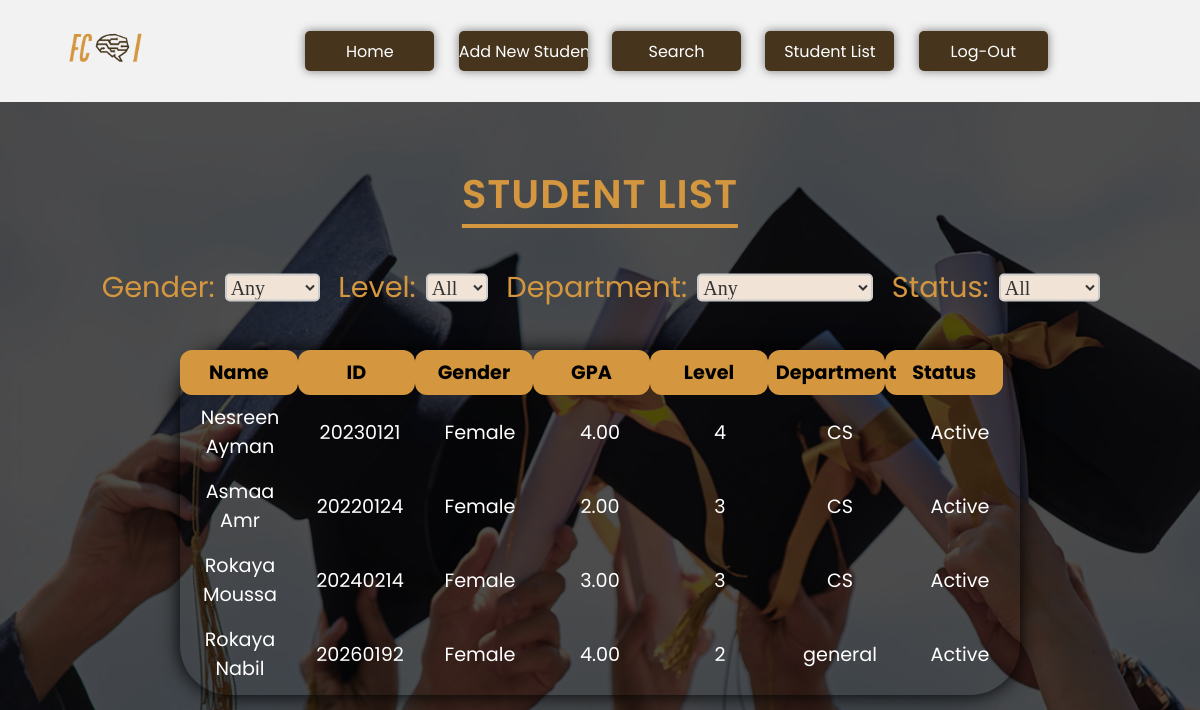
Page /list/ on the committed database.
### Students/models.py (models this page shows, shortened)
class Student(models.Model):
    Gender_Choices=[
        ('Select Gender','Select Gender'),
        ('Male','Male'),
        ('Female','Female')
    ]
    Status_Choices=[
        ('Select Status','Select Status'),
        ('Active','Active'),
        ('Inactive','Inactive')
    ]
    Level_Choices=[
        ('Select Level','Select Level'),
        ('1','1'),
        ('2','2'),
        ('3','3'),
        ('4','4')
    ]
    Dept_Choices=[
        ('Select Dept','Select Dept'),
        ('General','General'),
        ('Computer Science', 'Computer Science'),
        ('Information Systems', 'Information Systems'),
        ('Artificial Intelligence', 'Artificial Intelligence'),
        ('Information Technology', 'Information Technology'),
        ('Data Scince','Data Scince'),
        ('CyberSecurity','CyberSecurity'),
        ('BioInformatics','BioInformatics'),
        ('Decision Support','Decision Support'),
        ('Scientific Computing','Scientific Computing')
    ]
    name = models.CharField(max_length=50)
    student_id = models.CharField(max_length=8, unique=True)
    gpa = models.DecimalField(max_digits=3, decimal_places=2)
    phone_number = models.CharField(max_length=11)
    email = models.EmailField()
    birth_date = models.DateField()
    gender = models.CharField(max_length=13, choices=Gender_Choices)
    level = models.IntegerField(choices=Level_Choices)
    status = models.CharField(max_length=13, choices=Status_Choices)
    department = models.CharField(max_length=23, choices=Dept_Choices)

### Students/views.py (the view)
# urls.py: path('list/', views.ListStudentPage, name='ListStudentPage'),
def ListStudentPage(request):
    students = Student.objects.all()
    if request.GET.get('gender'):
        students = students.filter(gender=request.GET['Gender'])
    if request.GET.get('level'):
        students = students.filter(level=request.GET['level'])
    if request.GET.get('department'):
        students = students.filter(department=request.GET['department'])
    if request.GET.get('status'):
        students = students.filter(status=request.GET['status'])
    context = {'students': students}
    return render(request, 'StudentList.html', context)

### Students/templates/StudentList.html (shortened to what this page needs)
<!DOCTYPE html>
<html lang="en">
<head>
    {% load static %}
    <link rel="stylesheet" type="text/css" href="{% static 'css/StudentList.css' %}">
</head>
<header>
    <div class="nav-container">
        <div class="navbar">
            <div class="logo">
                <a href="{% url 'AfterLogin' %}">
                    <img src="{% static 'img/ourlogo-removebg-preview.png' %}">
                </a>
            </div>
            <div class="menu-icons">
                <div class="button-container">
                    <a href="{% url 'AfterLogin' %}"><input type="button" value="Home"></a>
                    <a href="{% url 'AddStudentPage' %}"><input type="button" value="Add New Student"></a>
                    <a href="{% url 'search' %}"><input type="button" value="Search"></a>
                    <a href="{% url 'ListStudentPage' %}"><input type="button" value="Student List"></a>
                    <a href="{% url 'HomePage' %}"><input type="button" value="Log-Out"></a>
                </div>
            </div>
        </div>
    </div>
</header>
<body>
    <div class="container">
        <caption>
            <h1 id="Header">
                Student List
            </h1>
        </caption>
        <div class="data">
            <form>
                <nav name="tags" class="tags">
                    <label for="Gender" class="labels">Gender:</label>
                    <select id="Gender">
                        <option value="">Any</option>
                    </select>&nbsp;&nbsp;
                    <label for="Level" class="labels">Level:</label>
                    <select id="Level">
                        <option value="">All</option>
                    </select>&nbsp;&nbsp;
                    <label for="Department" class="labels">Department:</label>
                    <select id="Department">
                        <option value="">Any</option>
                    </select>&nbsp;&nbsp;
                    <label for="Status" class="labels">Status:</label>
                    <select id="Status">
                        <option value="">All</option>
                    </select>&nbsp;&nbsp;
            </form>
            <table id="list">
                <br>
                <thead>
                    <tr>
                        <th>Name</th>
                        <th>ID</th>
                        <th>Gender</th>
                        <th>GPA</th>
                        <th>Level</th>
                        <th>Department</th>
                        <th>Status</th>
                    </tr>
                </thead>
                <tbody>
                    {% for student in students %}
                    <tr>
                        <td><a href="{% url 'StudentInfoPage' student_id=student.id %}">{{ student.name }}</a></td>
                        <td>{{ student.student_id }}</td>
                        <td>{{ student.gender }}</td>
                        <td>{{ student.gpa }}</td>
                        <td>{{ student.level }}</td>
                        <td>{{ student.department }}</td>
                        <td>{{ student.status }}</td>
                    </tr>
                    {% endfor %}
                </tbody>
            </table>
        </div>
    </div>
</body>
</html>

### Students/static/css/StudentList.css (style rules this page uses)
* { margin: 0; padding: 0; box-sizing: border-box; font-family: 'Poppins', cursive; }
body { background-image: url("../img/shadedcaps.png"); background-size: cover; top: 0; left: 0; width: 100%; height: 100%; z-index: -1; }
.data { position: relative; top: 0; left: 0; width: auto; }
.container { position: absolute; top: 8%; left: 0; right: 0; bottom: 0; width: 100%; height: 100%; }
table { border-collapse: collapse; width: 100%; }
th, td { padding: 8px; }
tbody { display: block; height: 300px; width: 100%; overflow-y: scroll; }
thead, tr { display: table; width: 100%; table-layout: fixed; }
html, body { height: 100%; overflow: hidden; }
thead { width: calc(100% - 17px); }
#Header { color: rgba(212, 151, 63, 255); font-weight: 600; font-size: 250%; text-transform: uppercase; border-bottom: 4px solid rgba(212, 151, 63, 255); letter-spacing: 1px; text-align: center; position: absolute; top: 10%; left: 50%; transform: translate(-50%, -50%); display: inline-block; }
#list { border-collapse: collapse; margin: 25px 0; font-size: 1.2em; font-family: system-ui, -apple-system, BlinkMacSystemFont, 'Segoe UI', Roboto, Oxygen, Ubuntu, Cantarell, 'Open Sans', 'Helvetica Neue', sans-serif; box-shadow: 0 0 20px rgba(0, 0, 0, 1.00); align-items: center; text-align: center; margin-left: auto; margin-right: auto; border-radius: 50px; position: relative; height: auto; color: white; top: 130px; width: 70%; }
#list th { color: black; background-color: rgba(212, 151, 63, 255); border-radius: 12px; }
#list a { text-decoration: none; color: white; }
#Gender, #Level, #Department, #Status { border: 2px solid #ccc; border-radius: 5px; background-color: rgb(241, 228, 215); font-size: 20px; font-family: cursive; color: #333; padding-right: 12px; position: relative; }
.tags { display: flex; justify-content: center; align-items: center; flex-wrap: wrap; margin: 20px 0; white-space: nowrap; position: relative; top: 180px; left: 50%; transform: translate(-50%, -50%); }
.labels { text-align: center; color: rgba(212, 151, 63, 255); font-size: 180%; padding-left: 20px; position: relative; right: 10px; }
.logo img { height: 70px; width: auto; margin-right: 100px; margin-bottom: 10px; margin-top: 20px; }
.navbar { width: 85%; display: flex; align-items: center; margin-top: 35px; margin-left: 50px; margin-right: 50px; }
.menu-icons { flex: 1; align-items: center; text-align: right; margin-top: -10px; }
.nav-container { width: 100%; background-color: #f2f2f2; margin-top: -40px; padding-bottom: -30px; }
.menu-icons input { cursor: pointer; width: 200px; height: 50px; margin-left: 20px; border-radius: 10px; font-size: 30px; text-align: center; background: rgb(50, 53, 97); }
input[type="button"] { background-color: rgba(70, 52, 29, 255); color: white; border: none; width: 16%; height: 40px; border-radius: 5px; cursor: pointer; font-size: 16px; margin-top: 65px; box-shadow: 0px 0px 10px rgba(0, 0, 0, 0.5); }
.button-container { text-align: center; margin-top: -50px; }
::placeholder { color: black; }

### rows in the picture
Student: name "Nesreen Ayman", student_id "20230121", gender "Female", gpa "4.00", level "4", department "CS", status "Active"
Student: name "Asmaa Amr", student_id "20220124", gender "Female", gpa "2.00", level "3", department "CS", status "Active"
Student: name "Rokaya Moussa", student_id "20240214", gender "Female", gpa "3.00", level "3", department "CS", status "Active"
Student: name "Rokaya Nabil", student_id "20260192", gender "Female", gpa "4.00", level "2", department "general", status "Active"
